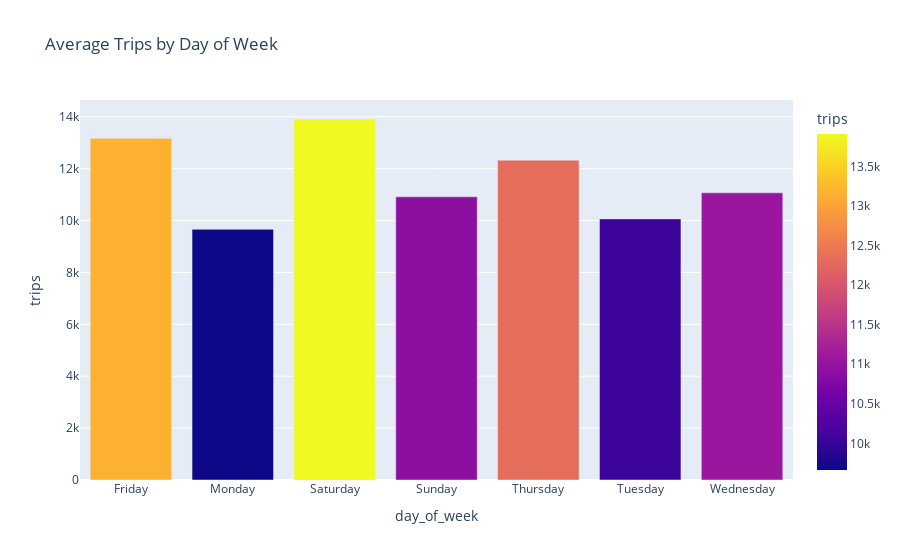

The notebook cell saved with this chart:
### Code cell
# 📈 Trend 4 — Day of Week Patterns
avg_trips_day = uber.groupby('day_of_week')['trips'].mean().reset_index()
fig4 = px.bar(avg_trips_day, x='day_of_week', y='trips',
              title='Average Trips by Day of Week', color='trips')
fig4.show()

### Figure 1 — Plotly figure (JSON) as saved in the notebook; plotly's stock layout.template omitted (floating-point values rounded to 4 significant figures)
{"data": [{"alignmentgroup": "True", "hovertemplate": "day_of_week=%{x}<br>trips=%{marker.color}<extra></extra>", "legendgroup": "", "marker": {"color": [13170.0, 9662.0, 13910.0, 10920.0, 12330.0, 10060.0, 11070.0], "coloraxis": "coloraxis", "pattern": {"shape": ""}}, "name": "", "offsetgroup": "", "orientation": "v", "showlegend": false, "textposition": "auto", "type": "bar", "x": ["Friday", "Monday", "Saturday", "Sunday", "Thursday", "Tuesday", "Wednesday"], "xaxis": "x", "y": [13170.0, 9662.0, 13910.0, 10920.0, 12330.0, 10060.0, 11070.0], "yaxis": "y"}], "layout": {"autosize": true, "barmode": "relative", "coloraxis": {"colorbar": {"title": {"text": "trips"}}, "colorscale": [[0, "#0d0887"], [0.1111, "#46039f"], [0.2222, "#7201a8"], [0.3333, "#9c179e"], [0.4444, "#bd3786"], [0.5556, "#d8576b"], [0.6667, "#ed7953"], [0.7778, "#fb9f3a"], [0.8889, "#fdca26"], [1, "#f0f921"]]}, "legend": {"tracegroupgap": 0}, "title": {"text": "Average Trips by Day of Week"}, "xaxis": {"anchor": "y", "autorange": true, "domain": [0, 1], "range": [-0.5, 6.5], "title": {"text": "day_of_week"}, "type": "category"}, "yaxis": {"anchor": "x", "autorange": true, "domain": [0, 1], "range": [0, 14650.0], "title": {"text": "trips"}, "type": "linear"}}}
